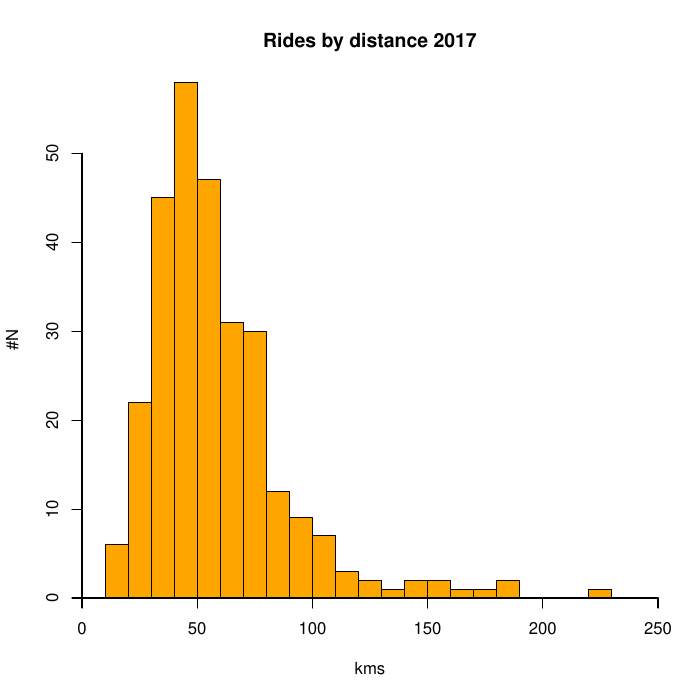

R code for this plot:
d <- read.csv("2017_dist.csv", sep = ';',  header=T, na.string="NA");

str(d)

pdf(file="2017_dist.pdf", onefile = TRUE);

hist(d$dist, breaks=seq(0, 250, by=10),
       freq=TRUE,col="orange",main="Rides by distance 2017",
       xlab="kms",ylab="#N",yaxs="i",xaxs="i")

dev.off()
